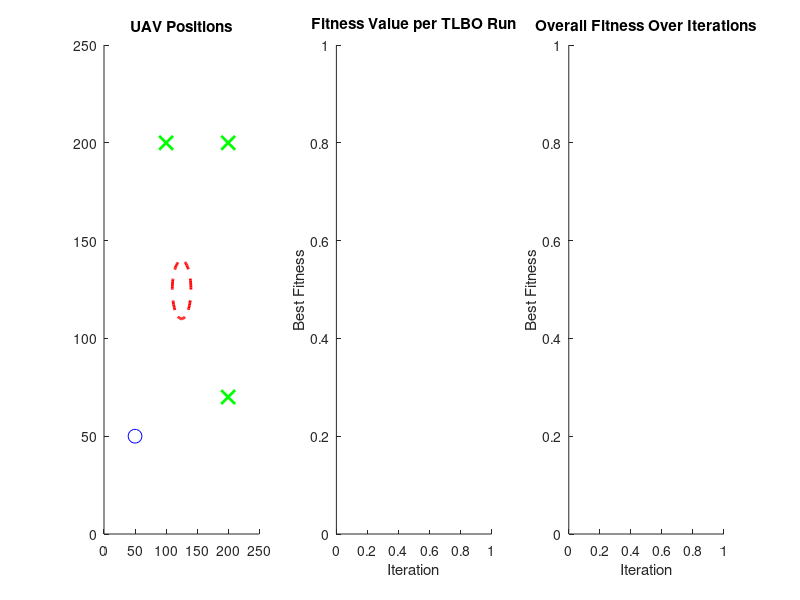

MATLAB code for this plot: (Note: this script raises an error after producing the figure.)
clc;
clear;
close all;

% TLBO Parameters
TLBO.ClassSize = 20; % Population Size
TLBO.MaxIterations = 60;

% Problem Parameters
step_size = 1; % Constant step size for UAV movement
num_UAVs = 3;
v_UAV_max = 3;
alpha = 1;
gamma = 0.5;
delta = 9;
tolerance = 3;

% Restricted Area
restricted_area_center = [125, 125];
restricted_area_radius = 15;

% Initial Positions
initial_position = [50, 50];
p_UAV_init = repmat(initial_position, num_UAVs, 1)';

% Define bounds for positions
% Each UAV has its position in a 2D plane (X, Y), so bounds should be a 2x2 matrix
% Row 1: Lower bounds for X and Y
% Row 2: Upper bounds for X and Y
bounds = [0, 0;  % Lower bounds for X, Y
    250, 250]; % Upper bounds for X, Y (adjust according to your problem)


% Designated Targets
designated_targets = [200, 70; 100, 200; 200, 200]';

% Objective Function
objective_function = @(x) sum(alpha * exploration_time(x)) - ...
    sum(gamma * coverage_efficiency(x)) + ...
    sum(delta * designated_targets_penalty(x, designated_targets));

% Constraints
constraints = @(x) nonlcon(x);

% Initialize Population
class = cell(TLBO.ClassSize, 1);
for i = 1:TLBO.ClassSize
    student = zeros(4, num_UAVs);
    for j = 1:num_UAVs
        vx = rand * 2 - 1;
        vy = rand * 2 - 1;
        vx = max(-v_UAV_max, min(v_UAV_max, vx));
        vy = max(-v_UAV_max, min(v_UAV_max, vy));
        px = p_UAV_init(1, j);
        py = p_UAV_init(2, j);
        student(:, j) = [vx; vy; px; py];
    end
    class{i} = student;
end

% Initialize Visualization
best_positions = p_UAV_init;
path_log = best_positions;
all_best_cost_log = [];
all_paths = cell(num_UAVs, 1);
for j = 1:num_UAVs
    all_paths{j} = p_UAV_init(:, j)';
end

% Main Figure
figure;

% Subplot 1: UAV Positions
subplot(1, 3, 1);
hold on;
title('UAV Positions');
axis([0 250 0 250]);
viscircles(restricted_area_center, restricted_area_radius, 'LineStyle', '--', 'Color', 'r');
plot(initial_position(1), initial_position(2), 'bo', 'MarkerSize', 10, 'DisplayName', 'Start Position');
plot(designated_targets(1, :), designated_targets(2, :), 'gx', 'MarkerSize', 10, 'LineWidth', 2, 'DisplayName', 'Targets');
uav_plot = plot(nan, nan, 'ks', 'MarkerSize', 8);

% Subplot 2: Fitness per TLBO Run
subplot(1, 3, 2);
hold on;
title('Fitness Value per TLBO Run');
xlabel('Iteration');
ylabel('Best Fitness');
plot_per_run = plot(nan, nan, 'LineWidth', 2);

% Subplot 3: Overall Fitness
subplot(1, 3, 3);
hold on;
title('Overall Fitness Over Iterations');
xlabel('Iteration');
ylabel('Best Fitness');
plot_overall = plot(nan, nan, 'LineWidth', 2);

% Initialize variables
lifetime_best_fitness = []; % Array to store the lifetime best fitness
current_lifetime_best = Inf; % Track the lifetime best fitness (initialize to a large value)


% Main Loop
while true
    bestcostarr = [];
    best_cost_log = zeros(TLBO.MaxIterations, 1);
    penalty_value = 1e4;

    % Initialize global best tracker for the entire TLBO run
    global_best_solution = [];
    global_best_fitness = Inf;

    for gen = 1:TLBO.MaxIterations
        costs = zeros(TLBO.ClassSize, 1);

        % Evaluate Fitness and Determine Initial Teacher
        for i = 1:TLBO.ClassSize
            student = class{i};
            cost = objective_function(student);
            [c, ceq] = nonlcon(student);
            if any(c > 0) || any(ceq ~= 0)
                penalty = penalty_value * sum(c(c > 0));
                cost = cost + penalty;
            end
            costs(i) = cost;

            % Update global best solution
            if cost < global_best_fitness
                global_best_fitness = cost;
                global_best_solution = student;
            end
        end

        % Determine the teacher
        [~, best_idx] = min(costs); % Find the best solution index
        teacher = class{best_idx}; % Best solution acts as the teacher
        mean_solution = zeros(size(class{1}));

        % Calculate mean solution per UAV
        for uav = 1:num_UAVs
            uav_data = cellfun(@(s) s(:, uav), class, 'UniformOutput', false);
            uav_data_stack = cat(3, uav_data{:});
            mean_solution(:, uav) = mean(uav_data_stack, 3);
        end

        % Teaching Phase
        for i = 1:TLBO.ClassSize
            r = rand; % Random factor
            T = randi([1, 2]); % Teaching factor (1 or 2)
            updated = class{i}; % Start with the current student

            % Update both velocity and position for each UAV
            for j = 1:num_UAVs
                % Update velocity
                updated(1:2, j) = class{i}(1:2, j) + r * (teacher(1:2, j) - T * mean_solution(1:2, j));
                %updated(3:4, j) = class{i}(3:4, j) + r * (teacher(3:4, j) - T * mean_solution(3:4, j));

                updated(1:2, j) = max(-v_UAV_max, min(v_UAV_max, updated(1:2, j))); % Clamp velocity

                % Update position based on new velocity
                updated(3:4, j) = updated(3:4, j) + updated(1:2, j);
                updated(3:4, j) = max(bounds(1, :)', min(bounds(2, :)', updated(3:4, j))); % Clamp position
            end

            class{i} = updated; % Assign back the updated student
        end


        % Re-evaluate Fitness After Teaching Phase
        new_costs = zeros(1, TLBO.ClassSize);
        for i = 1:TLBO.ClassSize
            student = class{i};
            cost = objective_function(student);
            [c, ceq] = nonlcon(student);
            if any(c > 0) || any(ceq ~= 0)
                penalty = penalty_value * sum(c(c > 0));
                cost = cost + penalty;
            end
            new_costs(i) = cost;

            % Update global best solution
            if cost < global_best_fitness
                global_best_fitness = cost;
                global_best_solution = student;
            end
        end

        % Update the lifetime best fitness if needed
        if global_best_fitness < current_lifetime_best
            current_lifetime_best = global_best_fitness;
            lifetime_best_fitness = [lifetime_best_fitness; current_lifetime_best]; % Append to lifetime log
        end

        % Check if teacher has changed
        [~, new_best_idx] = min(new_costs);
        if new_best_idx ~= best_idx
            teacher_changed = true;
        else
            teacher_changed = false;
        end

        % Update teacher
        teacher = class{new_best_idx};

        % Learning Phase
        for i = 1:TLBO.ClassSize
            partner_idx = randi(TLBO.ClassSize); % Randomly select a partner
            while partner_idx == i
                partner_idx = randi(TLBO.ClassSize); % Ensure it's not the same individual
            end

            partner = class{partner_idx};
            updated = class{i}; % Start with the current student

            % Update both velocity and position for each UAV
            for j = 1:num_UAVs
                if costs(i) < costs(partner_idx)
                    % Move away from worse solution (partner)
                    updated(1:2, j) = class{i}(1:2, j) + rand * (class{i}(1:2, j) - partner(1:2, j));
                    %updated(3:4, j) = class{i}(3:4, j) + rand * (class{i}(3:4, j) - partner(3:4, j));

                else
                    % Move toward better solution (partner)
                    updated(1:2, j) = class{i}(1:2, j) - rand * (class{i}(1:2, j) - partner(1:2, j));
                    %updated(3:4, j) = class{i}(3:4, j) + rand * (class{i}(3:4, j) - partner(3:4, j));

                end
                updated(1:2, j) = max(-v_UAV_max, min(v_UAV_max, updated(1:2, j))); % Clamp velocity

                % Update position based on new velocity
                updated(3:4, j) = updated(3:4, j) + updated(1:2, j);
                updated(3:4, j) = max(bounds(1, :)', min(bounds(2, :)', updated(3:4, j))); % Clamp position
            end

            class{i} = updated; % Assign back the updated student
        end

        % Reset the class except the teacher
        for i = 1:TLBO.ClassSize
            if i ~= best_idx % Skip the teacher
                % Select 60% of the students to inherit the teacher's solution
                if rand <= 0.6
                    % 75% of the class inherits the teacher's previous solution
                    class{i}(1:2, :) = teacher(1:2, :); % Set the velocities to teacher's values
                    class{i}(3:4, :) = teacher(3:4, :); % Set the positions to teacher's values
                else
                    % 25% of the class gets random noise
                    class{i}(1:2, :) = class{i}(1:2, :) + 0.1 * randn(2, num_UAVs); % Add noise to velocities
                    class{i}(3:4, :) = class{i}(3:4, :) + 0.1 * randn(2, num_UAVs); % Add noise to positions

                    % Clamp velocities and positions
                    class{i}(1:2, :) = max(-v_UAV_max, min(v_UAV_max, class{i}(1:2, :))); % Clamp velocities
                    class{i}(3:4, :) = max(bounds(1, :)', min(bounds(2, :)', class{i}(3:4, :))); % Clamp positions
                end
            end
        end


        % Update Best Cost
        best_cost_log(gen) = costs(best_idx);
        bestcostarr = [bestcostarr; global_best_fitness];

        % Update Fitness Plots
        set(plot_per_run, 'YData', bestcostarr, 'XData', 1:length(bestcostarr));
        all_best_cost_log = [all_best_cost_log; global_best_fitness];
        set(plot_overall, 'YData', all_best_cost_log, 'XData', 1:length(all_best_cost_log));
    end

    % After all iterations, update the UAV positions with the best global solution
    best_solution = global_best_solution; % Best solution from the final iteration
    uav_positions = zeros(num_UAVs, 2);
    stopped_uavs = false(1, num_UAVs); % Track which UAVs have stopped

    for j = 1:num_UAVs
        if stopped_uavs(j)
            % If the UAV has already reached its target, skip further updates
            continue;
        end

        % Extract velocity and position from the best solution
        vx = best_solution(1, j);
        vy = best_solution(2, j);
        px = best_solution(3, j);
        py = best_solution(4, j);

        % Get the current position for the UAV
        current_position = best_positions(:, j);

        % Calculate the direction to move
        direction = [px; py] - current_position; % Ensure column vectors
        if norm(direction) > 0
            direction = direction / norm(direction); % Normalize to unit vector
        end

        % Incremental step towards the target position
        retry_limit = 10; % Maximum number of retries for generating a valid position
        retries = 0;
        valid_position_found = false;

        while retries < retry_limit && ~valid_position_found
            tentative_position = current_position + step_size * direction;

            % Check constraints (restricted area and bounds)
            distance_to_restricted = norm(tentative_position - restricted_area_center');
            if distance_to_restricted >= restricted_area_radius + 10
                % Valid position found
                valid_position_found = true;
            else
                % Generate a new random direction to escape the restricted area
                direction = rand(2, 1) - 0.5; % Random direction vector
                direction = direction / norm(direction); % Normalize to unit vector
                retries = retries + 1;
            end
        end

        if valid_position_found
            % Update to the valid tentative position
            next_position = tentative_position;
        else
            % If no valid position found, keep the current position
            next_position = current_position;
        end

        % Check if the UAV has reached its target within the tolerance
        if norm(next_position - designated_targets(:, j)) < tolerance
            stopped_uavs(j) = true; % Mark this UAV as stopped
            next_position = designated_targets(:, j); % Snap to the target for accuracy
            fprintf('UAV %d has reached its target.\n', j);
        end

        % Update the UAV position
        best_positions(:, j) = next_position; % Correct dimension
        uav_positions(j, :) = next_position'; % Convert to row vector for logging
        all_paths{j} = [all_paths{j}; next_position']; % Log the path as a row vector
    end


    % Update UAV Path Plot
    subplot(1, 3, 1);
    set(uav_plot, 'XData', uav_positions(:, 1), 'YData', uav_positions(:, 2));
    for j = 1:num_UAVs
        plot(all_paths{j}(:, 1), all_paths{j}(:, 2), '-', 'LineWidth', 1.5, ...
            'DisplayName', ['UAV ' num2str(j)]);
    end
    drawnow; % Ensure real-time updates

    initial_positions = best_positions;

    % Check Completion
    if all(vecnorm(best_positions' - designated_targets', 2, 2) < tolerance)
        disp('All UAVs have reached their designated targets.');

        % Final Convergence Plot
        figure;
        plot(1:length(lifetime_best_fitness), lifetime_best_fitness, 'LineWidth', 2);
        grid on;
        title('TLBO Overall Convergence Curve');
        xlabel('Runs');
        ylabel('Best Fitness Value');
        legend('Overall Best Fitness', 'Location', 'Best');
        set(gca, 'FontSize', 12);

        break;
    end
end

function T_explore = exploration_time(x)
num_UAVs = size(x, 2);  % Get number of UAVs
T_explore = zeros(1, num_UAVs);  % Initialize array for individual UAV times
for i = 1:num_UAVs
    v_UAV = norm([x(1, i), x(2, i)]);  % Velocity of UAV i
    T_explore(i) = 100 / v_UAV;  % Exploration time for UAV i
end
end

function C_eff = coverage_efficiency(x)
num_UAVs = size(x, 2);  % Get number of UAVs
area = 62500;  % Area of exploration
C_eff = zeros(1, num_UAVs);  % Initialize array for individual efficiencies
for i = 1:num_UAVs
    C_UAV = sum(x(3:4, i));  % Coverage for UAV i
    C_eff(i) = C_UAV / area;  % Efficiency for UAV i
end
end


function penalty = designated_targets_penalty(x, designated_targets)
num_UAVs = size(x, 2);  % Get number of UAVs
penalty = zeros(1, num_UAVs);  % Initialize array for individual penalties
for i = 1:num_UAVs
    p_UAV = x(3:4, i)';  % Position of UAV i
    target = designated_targets(:, i)';  % Target for UAV i
    distance_to_target = norm(p_UAV - target);  % Distance to target
    penalty(i) = distance_to_target;  % Penalty for UAV i
end
end


function [c, ceq] = nonlcon(x)
num_UAVs = size(x, 2);
d_safe = 10.0;  % Safe distance between UAVs
restricted_area_center = [125, 125];
restricted_area_radius = 15;

% Initialize constraints
c = zeros(num_UAVs, 1);

% Check each UAV's distance to restricted area
for i = 1:num_UAVs
    distance_to_restricted = norm(x(3:4, i)' - restricted_area_center) - (restricted_area_radius + 10);
    c(i) = -distance_to_restricted;  % This will be negative if in violation
end

% Check for safe distance between each pair of UAVs
safe_distance_violations = 0;
for i = 1:num_UAVs
    for j = i+1:num_UAVs
        distance_between_UAVs = norm(x(3:4, i) - x(3:4, j));
        if distance_between_UAVs < d_safe
            safe_distance_violations = safe_distance_violations + 1;
        end
    end
end

% Add the safe distance violation count to the constraint array
c(num_UAVs + 1) = safe_distance_violations;


% No equality constraints
ceq = [];
end
